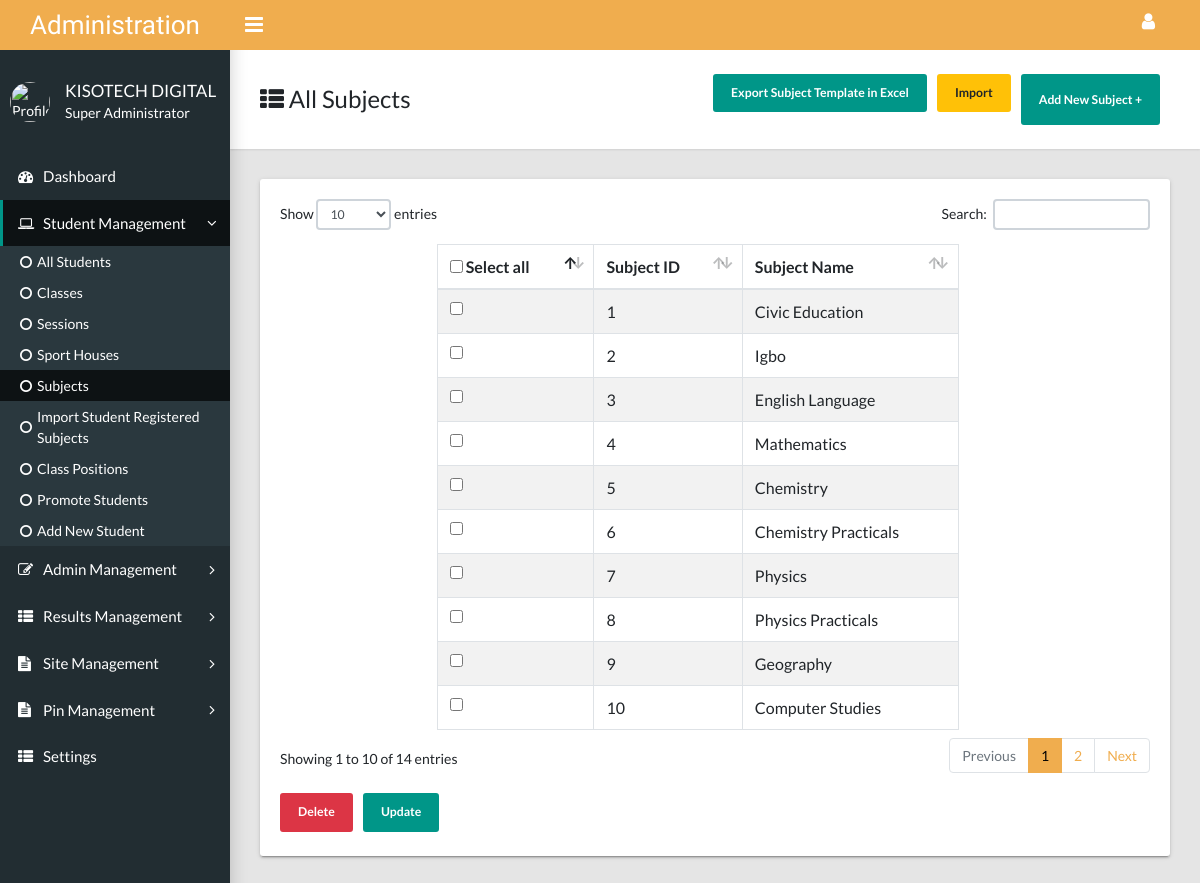
/Administration/all-subjects.php (signed in), run on the app's committed database.
### tables this page shows
CREATE TABLE IF NOT EXISTS `subjects` (
  `subjectID` int(11) NOT NULL AUTO_INCREMENT,
  `subjectName` varchar(30) NOT NULL,
  PRIMARY KEY (`subjectID`)
);

### Administration/all-subjects.php (the view, shortened to what this page needs)
<?php
include('include/db.php');
?>
<?php
$setResultMarkCurrentPageTag="";
if($pageActiveTag="All Students"){
  $studentsExpand="is-expanded";
  $ExpandAdmin="";
  $ExpandResults="";
  $ExpandSiteManager="";
  $ExpandPinManager="";
}
if($currentPageTag="All Subject"){
  $addnewStudentsCurrentPageTag="";
  $promoteStudentsCurrentPageTag="";
  $classPositionCurrentPageTag="";
  $importRegSubjectCurrentPageTag="";
  $allSubjectCurrentPageTag="active";
  $allSessionCurrentPageTag="";
  $sportHouseCurrentPageTag="";
  $allClassesCurrentPageTag="";
  $studentsActiveTag="";
  $dashboardActiveTag="";
}
?>
<?php
           include('include/privilege-restrictions.php');
?>
<?php
$updateLink="";
$deleteLink="";
$addNewLink="";
$exportLink="";
$importLink="";
if($addEditStudentM=="YES" && $studentManagement=="YES")
{
 $updateLink='<li><button name="update" onClick="setUpdateAction();"  class="btn btn-sm btn-primary font-weight-bold py-2 px-3 px-xxl-5 my-1" style="margin-right:10px;">Update</button></li>';
 $deleteLink='<li><button name="delete" onClick="setDeleteAction();"  class="btn btn-sm btn-danger  font-weight-bold py-2 px-3 px-xxl-5 my-1" style="margin-right:10px;">Delete</button></li>';
 $addNewLink='<button type="button"  class="btn btn-sm btn-primary font-weight-bold py-2 px-3 px-xxl-5 my-1" style="margin-right:10px;" data-toggle="modal" data-target="#myModal">Add New Subject +</button>';
 $exportLink='<li> <form method="post" action="exports/all-subjects-export.php">
 <button name="export" class="btn btn-sm btn-primary font-weight-bold py-2 px-3 px-xxl-5 my-1" style="margin-right:10px;">Export Subject Template in Excel</button>
 </form></li>';
 $importLink='<li><a href="import-subjects.php" class="btn btn-sm btn-warning font-weight-bold py-2 px-3 px-xxl-5 my-1"  style="margin-right:10px;">Import</a></li>';
 }
?>
<?php
        $allSubjectsQuery = "SELECT * FROM subjects";
        $allSubjectsResult = mysqli_query($con, $allSubjectsQuery);
?>
<!DOCTYPE html>
<html lang="en">
  <head>
 <link href="other.css?v=7.0.8" rel="stylesheet" type="text/css" />
    <link rel="stylesheet" type="text/css" href="css/main.css">
    <link rel="stylesheet" type="text/css" href="https://maxcdn.bootstrapcdn.com/font-awesome/4.7.0/css/font-awesome.min.css">
      </head>
  <body class="app sidebar-mini">
          <?php
           include('include/nav_header.php');
        ?>
    <main class="app-content">
      <div class="app-title">
      <div>
          <h1><i class="fa fa-th-list"></i> All Subjects</h1>
        </div>
        <ul class="app-breadcrumb breadcrumb side">
          <?php echo  $exportLink;?>
         <?php echo $importLink;?>
           <?php echo $addNewLink;?>
</div>
      <div class="row">
        <div class="col-md-12">
          <div class="tile">
            <div class="tile-body">
              <div class="table-responsive">
              <form name="frmUser" method="post" action="">
                <table class="table table-bordered  table-striped" id="sampleTable" style="width:60%; margin-left:18%">
                  <thead>
                    <tr>
                      <th><input type="checkbox" id="selectall"/> Select all</th>
                      <th>Subject ID</th>
                      <th>Subject Name</th>
                    </tr>
                  </thead>
                  <tbody>
                   <?php
                   while ($allSubjectsRow = mysqli_fetch_array($allSubjectsResult))
                   {
                   ?>
                    <tr>
                      <td><input type="checkbox" name="users[]" value="<?php echo $allSubjectsRow['subjectID']; ?>" class="name" /></td>
                      <td><?php echo $allSubjectsRow['subjectID']; ?></td>
                      <td><?php echo $allSubjectsRow['subjectName'];?></a></td>
                    </tr>
                   <?php }?>
                  </tbody>
                </table>
                </form>
                <ul class="app-breadcrumb breadcrumb side">
        <?php echo $deleteLink;?>
        <?php echo $updateLink;?>
        </ul>
              </div>
            </div>
          </div>
        </div>
      </div>
    </main>
  </body>
</html>

### Administration/include/privilege-restrictions.php (shortened to what this page needs)
<?php
$fetchPrivilegesQuery = "SELECT * FROM privileges where AdminUsername = '".$_SESSION['Adminusername']."'";
$fetchPrivilegesResult = mysqli_query($con, $fetchPrivilegesQuery);
while ($privilegesRow = @mysqli_fetch_assoc($fetchPrivilegesResult))
{
$studentManagement = $privilegesRow['StudentManagement'];
$addEditStudentM = $privilegesRow['AddEditStudents'];
$adminManagement = $privilegesRow['AdminManagement'];
$siteManagement = $privilegesRow['siteManagement'];
$resultManagement = $privilegesRow['ResultManagement'];
$pinManagement = $privilegesRow['PinManagement'];
$settings = $privilegesRow['Settings'];
}
if($studentManagement=="YES")
{
    $manageStudentLink='<li class="treeview  '.$studentsExpand.'"><a class="app-menu__item" href="#" data-toggle="treeview"><i class="app-menu__icon fa fa-laptop"></i><span class="app-menu__label">Student Management</span><i class="treeview-indicator fa fa-angle-right"></i></a>';
}
if($adminManagement=="YES")
{
    $manageAdminLink='<li class="treeview '.$ExpandAdmin.'"><a class="app-menu__item" href="#" data-toggle="treeview"><i class="app-menu__icon fa fa-edit"></i><span class="app-menu__label">Admin Management</span><i class="treeview-indicator fa fa-angle-right"></i></a>';
}
if($siteManagement=="YES")
{
    $manageSiteLink='<li class="treeview '.$ExpandSiteManager.'"><a class="app-menu__item" href="#" data-toggle="treeview"><i class="app-menu__icon fa fa-file-text"></i><span class="app-menu__label">Site Management</span><i class="treeview-indicator fa fa-angle-right"></i></a>';
}
if($pinManagement=="YES")
{
    $managePinLink= '<li class="treeview '.$ExpandPinManager.'"><a class="app-menu__item" href="#" data-toggle="treeview"><i class="app-menu__icon fa fa-file-text"></i><span class="app-menu__label">Pin Management</span><i class="treeview-indicator fa fa-angle-right"></i></a>';
}
if($resultManagement=="YES")
{
    $manageResultLink= '<li class="treeview '.$ExpandResults.'"><a class="app-menu__item" href="#" data-toggle="treeview"><i class="app-menu__icon fa fa-th-list"></i><span class="app-menu__label">Results Management</span><i class="treeview-indicator fa fa-angle-right"></i></a>';
}
if($settings=="YES")
{
    $settingsLink =  '<li><a class="app-menu__item '.$setResultMarkCurrentPageTag.'" href="set-result-marks.php"><i class="app-menu__icon fa fa-th-list"></i><span class="app-menu__label">Settings</span></a></li>';
}
if($addEditStudentM=="YES")
{
    $AddNewStudentLink= '<li><a class="treeview-item '.$addnewStudentsCurrentPageTag.'" href="add-new-student.php"><i class="icon fa fa-circle-o"></i> Add New Student</a></li>';
    $importRegSubjectsLink= ' <li><a class="treeview-item '.$importRegSubjectCurrentPageTag.'" href="upload-reg-subjects.php"><i class="icon fa fa-circle-o"></i>Import Student Registered Subjects</a></li>';
}
?>

### Administration/include/nav_header.php (shortened to what this page needs)
<?php
$myDetailQuery = "SELECT * FROM administration where Sno = '".$_SESSION['AdministratorSno']."'";
$myDetailResult = mysqli_query($con, $myDetailQuery);
while ($myDetailRow = @mysqli_fetch_assoc($myDetailResult))
{
  $myfirstName = $myDetailRow['First_Name'];
  $mylastName = $myDetailRow['Last_Name'];
  $myStatus = $myDetailRow['Status'];
  $adminProfilePic = $myDetailRow['ProfilePic'];
}
?>
<header class="app-header"><a class="app-header__logo" href="dashboard.php">Administration</a>
      <a class="app-sidebar__toggle" href="#" data-toggle="sidebar" aria-label="Hide Sidebar"></a>
      <ul class="app-nav">
        <li class="dropdown"><a class="app-nav__item" href="#" data-toggle="dropdown" aria-label="Open Profile Menu"><i class="fa fa-user fa-lg"></i></a>
        </li>
      </ul>
    </header>
    <aside class="app-sidebar">
      <div class="app-sidebar__user"><img class="app-sidebar__user-avatar" src="images/profile-pics/<?php echo $adminProfilePic;?>" alt="Profile Pic" width="40" height="40">
        <div>
          <p class="app-sidebar__user-name"><?php echo $myfirstName;?> <?php echo $mylastName;?></p>
          <p class="app-sidebar__user-designation"><?php echo $myStatus;?></p>
        </div>
      </div>
      <ul class="app-menu">
        <li><a class="app-menu__item <?php echo $dashboardActiveTag;?>" href="dashboard.php"><i class="app-menu__icon fa fa-dashboard"></i><span class="app-menu__label">Dashboard</span></a></li>
        <?php echo $manageStudentLink;?>
          <ul class="treeview-menu">
            <li><a class="treeview-item <?php echo $studentsActiveTag;?>" href="all-students.php"><i class="icon fa fa-circle-o"></i>All Students</a></li>
            <li><a class="treeview-item <?php echo $allClassesCurrentPageTag;?>" href="allclasses.php"  rel="noopener"><i class="icon fa fa-circle-o"></i>Classes</a></li>
            <li><a class="treeview-item <?php echo $allSessionCurrentPageTag;?>" href="all-session.php"><i class="icon fa fa-circle-o"></i>Sessions</a></li>
            <li><a class="treeview-item <?php echo $sportHouseCurrentPageTag;?>" href="all-sport-house.php"><i class="icon fa fa-circle-o"></i>Sport Houses</a></li>
            <li><a class="treeview-item <?php echo $allSubjectCurrentPageTag;?>" href="all-subjects.php"><i class="icon fa fa-circle-o"></i> Subjects</a></li>
            <?php echo  $importRegSubjectsLink;?>
            <li><a class="treeview-item <?php echo $classPositionCurrentPageTag;?>" href="class-position.php"><i class="icon fa fa-circle-o"></i>Class Positions</a></li>
            <li><a class="treeview-item <?php echo $promoteStudentsCurrentPageTag;?>" href="select-promote-student-category.php"><i class="icon fa fa-circle-o"></i>Promote Students</a></li>
            <?php echo $AddNewStudentLink;?>
         </ul>
        </li>
        <?php echo $manageAdminLink;?>
        </li>
        <?php echo $manageResultLink;?>
        </li>
         <?php echo $manageSiteLink;?>
        </li>
        <?php echo $managePinLink;?>
        </li>
          <?php echo $settingsLink;?>
      </ul>
    </aside>

### Administration/include/nav_header.php (style rules this page uses)
.app-header { background-color: #f0ad4e; }
.app-header__logo { background-color: #f0ad4e; }
.btn-primary { color: #fff; background-color:#009688; border-color: #009688; }
a { color: #009688; }

### data on the page
subjects: subjectID "1", subjectName "Civic Education"
subjects: subjectID "2", subjectName "Igbo"
subjects: subjectID "3", subjectName "English Language"
subjects: subjectID "4", subjectName "Mathematics"
subjects: subjectID "5", subjectName "Chemistry"
subjects: subjectID "6", subjectName "Chemistry Practicals"
subjects: subjectID "7", subjectName "Physics"
subjects: subjectID "8", subjectName "Physics Practicals"
subjects: subjectID "9", subjectName "Geography"
subjects: subjectID "10", subjectName "Computer Studies"

### other printed values
$myfirstName "KISOTECH"
$mylastName "DIGITAL"
$myStatus "Super Administrator"
